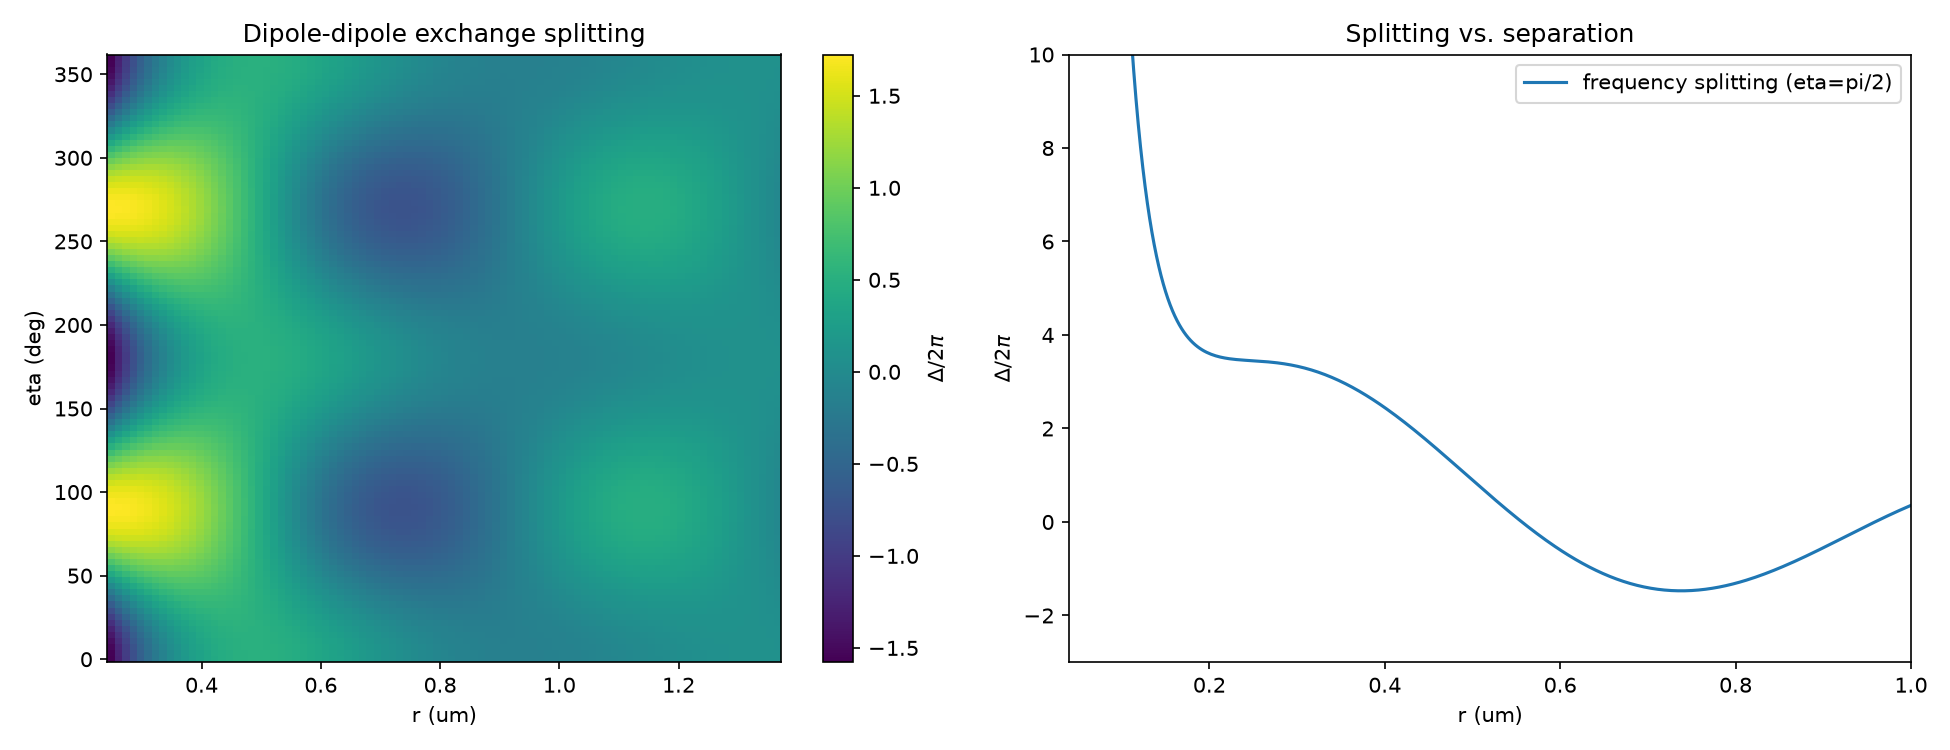

This figure's Python source:
"""Rydberg radial dipole matrix elements for a two-atom biphoton-generation scheme.

Unpublished exploratory work (never turned into a paper), originally supporting
a proposed biphoton-generation scheme using pairs of Rydberg atoms coupled by
resonant dipole-dipole exchange. Implements, fully from scratch (no external
Rydberg-atom package):
  - quantum-defect energies of Rb nS/nP/nD/nF Rydberg levels,
  - the semiclassical Kaulakys (J. Phys. B 28, 4963 (1995)) radial dipole
    matrix element <n l j| r |n' l' j'>,
  - the van der Waals C3 dispersion coefficient and blockade radius for a
    chosen ns -> n'p, np pair-state transition, and
  - the angle- and distance-dependent dipole-dipole exchange splitting
    Delta(eta, k0 r) between the near-resonant pair states, which sets the
    photon-mediated coupling geometry used by the biphoton scheme.
"""

from pathlib import Path

import matplotlib

matplotlib.use("Agg")
import matplotlib.pyplot as plt
import numpy as np

# Physical constants.
A0 = 0.52917720859e-10  # Bohr radius (m)
ALPHA = 7.2973525376e-3  # fine-structure constant
HCONST = 6.62606896e-34  # Planck constant (J s)
CLIGHT = 2.99792458e8  # speed of light (m/s)
RYDBERG_CONST = 1.0973731568527e7  # Rydberg constant (1/m)

# Quantum defects for Rb, from Li et al. PRA 67, 052502 (2003) and
# Han et al. PRA 74, 054502 (2006): {(l, j): (delta0, delta2)}.
QUANTUM_DEFECTS = {
    (0, 0.5): (3.1311804, 0.1784),  # nS_1/2
    (1, 0.5): (2.6548849, 0.2900),  # nP_1/2
    (1, 1.5): (2.6416737, 0.2950),  # nP_3/2
    (2, 1.5): (1.34809171, -0.60286),  # nD_3/2
    (2, 2.5): (1.34646572, -0.59600),  # nD_5/2
    (3, 2.5): (0.0165192, -0.085),  # nF_5/2
    (3, 3.5): (0.0165437, -0.086),  # nF_7/2
}


def effective_n(n, l, j):
    """Effective principal quantum number nu = n - delta(n) for Rb."""
    delta0, delta2 = QUANTUM_DEFECTS[(l, j)]
    return n - delta0 - delta2 / (n - delta0) ** 2


def rydberg_energy(n, l, j):
    """Rydberg-level energy (J) including fine structure, via quantum defects."""
    nu = effective_n(n, l, j)
    return -(HCONST * CLIGHT * RYDBERG_CONST) / nu**2


def radial_matrix_element(n, l, j, na, la, ja):
    """Semiclassical (Kaulakys 1995) radial matrix element <n l j| r |na la ja>.

    Returns <n l j| r |na la ja> in units of the Bohr radius a0 (dimensionless
    prefactor); Z=1 valence electron seen by the Rydberg core.
    """
    Z = 1
    nu = effective_n(n, l, j)
    nua = effective_n(na, la, ja)

    s_a = nua - nu
    nu_c_a = (2 * (nu * nua) ** 2 / (nu + nua)) ** (1 / 3)
    e_a = np.sqrt(1 - ((l + la + 1) / (2 * nu_c_a)) ** 2)  # eccentricity

    # Anger-function-type integrals, evaluated by direct quadrature.
    csi = np.arange(0, np.pi, 1e-3)
    j_a = (1 / np.pi) * np.sum(np.cos(s_a * csi + s_a * e_a * np.sin(csi))) * 1e-3
    dj_a = (1 / np.pi) * np.sum(-np.sin(s_a * csi + s_a * e_a * np.sin(csi)) * np.sin(csi)) * 1e-3

    if (la - l) == 1:
        d_pa = (1 / s_a) * (dj_a + np.sqrt(e_a ** (-2) - 1) * (j_a - np.sin(np.pi * s_a) / (np.pi * s_a)))
    elif (la - l) == -1:
        d_pa = (1 / s_a) * (dj_a - np.sqrt(e_a ** (-2) - 1) * (j_a - np.sin(np.pi * s_a) / (np.pi * s_a)))
    else:
        raise ValueError("radial_matrix_element requires |la - l| == 1 (dipole transition)")

    return ((-1) ** (n - na)) * nu_c_a**5 / (Z * (nu * nua) ** 1.5) * d_pa


def dipole_dipole_splitting(eta, k0r):
    """Angle- and distance-dependent resonant dipole-dipole exchange splitting.

    eta is the angle between the quantization axis and the interatomic axis;
    k0r is the dimensionless product of the resonant photon wavevector and the
    interatomic separation. Returns Delta / (2 pi), in the same frequency
    units as the "6" MHz-scale prefactor below (natural units of the
    transition's radiative decay rate).
    """
    return (
        3
        / 4
        * 6
        * (
            -(np.sin(eta) ** 2) * np.cos(k0r) / k0r
            + (1 - 3 * np.cos(eta) ** 2) * (np.sin(k0r) / k0r**2 + np.cos(k0r) / k0r**3)
        )
    )


def van_der_waals_c3(n, l, j, n1, l1, j1, n2, l2, j2, rf_period_us=1.0):
    """C3 dispersion coefficient (MHz um^3) and blockade radius (um) for
    the pair-state resonance |n l j> + |n l j> <-> |n1 l1 j1> + |n2 l2 j2>.
    """
    defect_mhz = (rydberg_energy(n1, l1, j1) + rydberg_energy(n2, l2, j2) - 2 * rydberg_energy(n, l, j)) / HCONST * 1e-6
    c3 = (
        1e18
        * 1e-6
        * (ALPHA * CLIGHT / (2 * np.pi) * A0**2)
        * radial_matrix_element(n, l, j, n1, l1, j1)
        * radial_matrix_element(n, l, j, n2, l2, j2)
    )
    omega = 1 / rf_period_us
    rb = (-c3 / np.sqrt((omega + np.abs(defect_mhz / 2)) ** 2 - (defect_mhz / 2) ** 2)) ** (1 / 3)
    return c3, rb, defect_mhz


def main():
    # Example pair-state transition: 20S_1/2 -> {20P_3/2, 19P_3/2}, a Foerster
    # resonance often used for Rydberg-Rydberg exchange coupling.
    n, l, j = 20, 0, 0.5
    n1, l1, j1 = n, 1, 1.5
    n2, l2, j2 = n - 1, 1, 1.5
    c3, rb, defect_mhz = van_der_waals_c3(n, l, j, n1, l1, j1, n2, l2, j2)
    print(f"{n}S_1/2 -> {n1}P_3/2 + {n2}P_3/2 Foerster defect: {defect_mhz:.3f} MHz")
    print(f"C3 = {c3:.3f} MHz um^3, blockade radius Rb = {rb:.3f} um")

    # Angle/distance dependence of the resonant dipole-dipole exchange
    # splitting, expressed in units of k0*r for a 780 nm photon.
    lambda_nm = 780
    k0r_list = np.linspace(2, 11, 91)
    eta_list = np.linspace(0, 2 * np.pi, 100)
    splitting_grid = np.array([dipole_dipole_splitting(eta, k0r_list) for eta in eta_list])

    fig, axes = plt.subplots(1, 2, figsize=(13, 5))

    ax = axes[0]
    r_um_list = k0r_list * lambda_nm * 1e-3 / (2 * np.pi)
    eta_deg_list = eta_list * 180 / np.pi
    X, Y = np.meshgrid(r_um_list, eta_deg_list)
    mesh = ax.pcolormesh(X, Y, splitting_grid, shading="nearest")
    fig.colorbar(mesh, ax=ax, label=r"$\Delta / 2\pi$")
    ax.set_xlabel("r (um)")
    ax.set_ylabel("eta (deg)")
    ax.set_title("Dipole-dipole exchange splitting")

    ax = axes[1]
    k0r_fine = np.linspace(0.1, 21, 1000)
    r_fine_um = k0r_fine * lambda_nm * 1e-3 / (2 * np.pi)
    delta_eta_pi2 = dipole_dipole_splitting(np.pi / 2, k0r_fine)
    ax.plot(r_fine_um, delta_eta_pi2 * 2, label="frequency splitting (eta=pi/2)")
    ax.set_xlim(0.04, 1.0)
    ax.set_ylim(-3, 10)
    ax.set_xlabel("r (um)")
    ax.set_ylabel(r"$\Delta / 2\pi$")
    ax.legend()
    ax.set_title("Splitting vs. separation")

    fig.tight_layout()
    fig.savefig(Path(__file__).with_suffix(".png"), dpi=150)
    print(f"Saved figure to {Path(__file__).with_suffix('.png')}")


if __name__ == "__main__":
    main()
